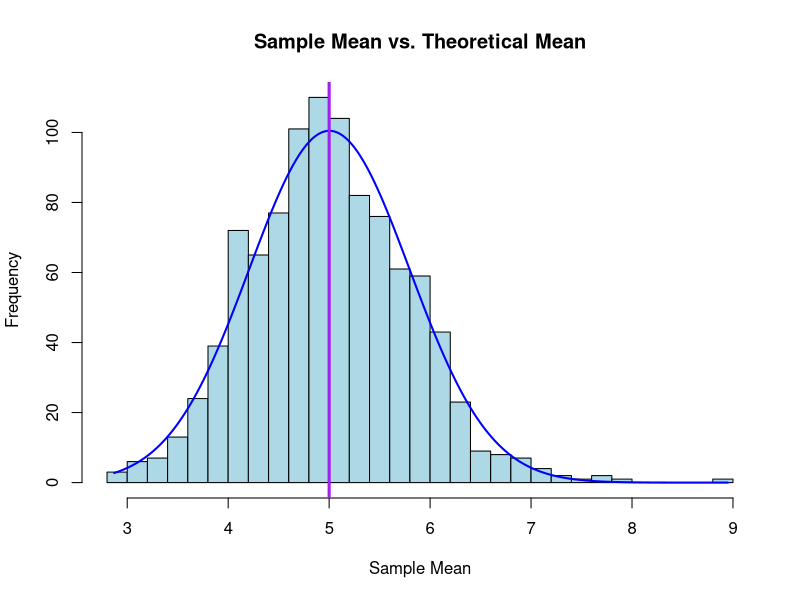
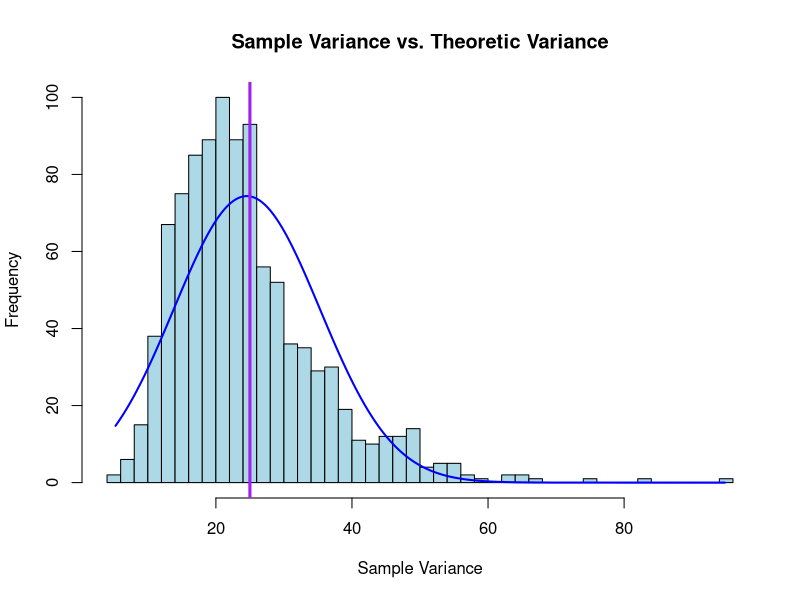

Source code (R) for these figures, in order:
## ---- chunk 1
nosim  <- 1000 # number of simulations
n      <- 40   # sample size
lambda <- 0.2  # lambda
set.seed(1)    # set the seed for the first simulation
matrix_exp <- matrix(rexp(n,lambda),1) # simulate the first sample (first row)
# simulate the next 999 samples and merge them as one data frame
for (i in 2:nosim) {
  set.seed(i)
  tmp  <- matrix(rexp(n,lambda),1)
  matrix_exp <- rbind(matrix_exp, tmp)
}
df_exp <- as.data.frame(matrix_exp)
## ---- chunk 2
dim(df_exp)
## ---- chunk 3
df_exp[1:2,]
## ---- chunk 4
x    <- apply(df_exp, 1, mean)
h    <- hist(x, breaks=40, col="lightblue", xlab="Sample Mean", 
             main="Sample Mean vs. Theoretical Mean")
xfit <- seq(min(x), max(x), length=nosim) 
yfit <- dnorm(xfit, mean=mean(x), sd=sd(x))
yfit <- yfit*diff(h$mids[1:2])*length(x)
lines(xfit, yfit, col="blue", lwd=2)
abline(v=1/lambda, col="purple", lwd=3)
x_mean <- mean(x)
## ---- chunk 5
x    <- apply(df_exp, 1, var)
h    <- hist(x, breaks=40, col="lightblue", xlab="Sample Variance", 
             main="Sample Variance vs. Theoretic Variance")
xfit <- seq(min(x), max(x), length=nosim) 
yfit <- dnorm(xfit, mean=mean(x), sd=sd(x))
yfit <- yfit*diff(h$mids[1:2])*length(x)
lines(xfit, yfit, col="blue", lwd=2)
abline(v=(1/lambda)^2, col="purple", lwd=3)
# d <- density(x)
x_sd <- mean(x)
